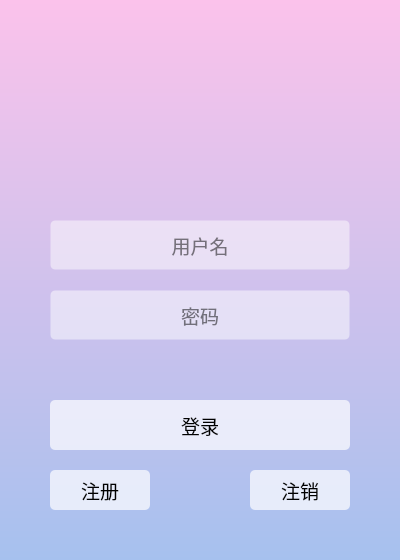
<?xml version="1.0" encoding="UTF-8"?>
<ui version="4.0">
 <class>TcpClient</class>
 <widget class="QWidget" name="TcpClient">
  <property name="geometry">
   <rect>
    <x>0</x>
    <y>0</y>
    <width>400</width>
    <height>560</height>
   </rect>
  </property>
  <property name="sizePolicy">
   <sizepolicy hsizetype="Fixed" vsizetype="Fixed">
    <horstretch>0</horstretch>
    <verstretch>0</verstretch>
   </sizepolicy>
  </property>
  <property name="minimumSize">
   <size>
    <width>400</width>
    <height>560</height>
   </size>
  </property>
  <property name="maximumSize">
   <size>
    <width>400</width>
    <height>560</height>
   </size>
  </property>
  <property name="windowTitle">
   <string>私人云盘</string>
  </property>
  <property name="autoFillBackground">
   <bool>false</bool>
  </property>
  <property name="styleSheet">
   <string notr="true"/>
  </property>
  <layout class="QGridLayout" name="gridLayout">
   <property name="leftMargin">
    <number>0</number>
   </property>
   <property name="topMargin">
    <number>0</number>
   </property>
   <property name="rightMargin">
    <number>0</number>
   </property>
   <property name="bottomMargin">
    <number>0</number>
   </property>
   <property name="horizontalSpacing">
    <number>0</number>
   </property>
   <property name="verticalSpacing">
    <number>5</number>
   </property>
   <item row="0" column="0">
    <widget class="QFrame" name="frame">
     <property name="sizePolicy">
      <sizepolicy hsizetype="Fixed" vsizetype="Fixed">
       <horstretch>0</horstretch>
       <verstretch>0</verstretch>
      </sizepolicy>
     </property>
     <property name="minimumSize">
      <size>
       <width>400</width>
       <height>560</height>
      </size>
     </property>
     <property name="maximumSize">
      <size>
       <width>400</width>
       <height>560</height>
      </size>
     </property>
     <property name="layoutDirection">
      <enum>Qt::LeftToRight</enum>
     </property>
     <property name="styleSheet">
      <string notr="true">background-color: qlineargradient(spread:pad, x1:0, y1:0, x2:0, y2:1, stop:0 rgb(251, 194, 235), stop:1 rgb(166, 193, 238));
border-radius: 0px;</string>
     </property>
     <property name="frameShape">
      <enum>QFrame::StyledPanel</enum>
     </property>
     <property name="frameShadow">
      <enum>QFrame::Raised</enum>
     </property>
     <widget class="QLineEdit" name="name_le">
      <property name="geometry">
       <rect>
        <x>50</x>
        <y>220</y>
        <width>300</width>
        <height>50</height>
       </rect>
      </property>
      <property name="sizePolicy">
       <sizepolicy hsizetype="Fixed" vsizetype="Fixed">
        <horstretch>0</horstretch>
        <verstretch>0</verstretch>
       </sizepolicy>
      </property>
      <property name="minimumSize">
       <size>
        <width>300</width>
        <height>50</height>
       </size>
      </property>
      <property name="maximumSize">
       <size>
        <width>300</width>
        <height>50</height>
       </size>
      </property>
      <property name="font">
       <font>
        <family>Consolas</family>
        <pointsize>14</pointsize>
       </font>
      </property>
      <property name="styleSheet">
       <string notr="true">QLineEdit{
border: 1px solid rgba(255, 255, 255, 0);
border-radius: 5px;
background-color: rgba(255, 255, 255, 0.5);
}

QLineEdit:hover{
border: 1px solid rgba(255, 255, 255, 0);
border-radius: 5px;
background-color: rgba(255, 255, 255, 0.7);
}</string>
      </property>
      <property name="alignment">
       <set>Qt::AlignCenter</set>
      </property>
      <property name="placeholderText">
       <string>用户名</string>
      </property>
     </widget>
     <widget class="QLineEdit" name="pwd_le">
      <property name="geometry">
       <rect>
        <x>50</x>
        <y>290</y>
        <width>300</width>
        <height>50</height>
       </rect>
      </property>
      <property name="sizePolicy">
       <sizepolicy hsizetype="Fixed" vsizetype="Fixed">
        <horstretch>0</horstretch>
        <verstretch>0</verstretch>
       </sizepolicy>
      </property>
      <property name="minimumSize">
       <size>
        <width>300</width>
        <height>50</height>
       </size>
      </property>
      <property name="maximumSize">
       <size>
        <width>300</width>
        <height>50</height>
       </size>
      </property>
      <property name="font">
       <font>
        <family>Consolas</family>
        <pointsize>14</pointsize>
       </font>
      </property>
      <property name="styleSheet">
       <string notr="true">QLineEdit{
border: 1px solid rgba(255, 255, 255, 0);
border-radius: 5px;
background-color: rgba(255, 255, 255, 0.5);
}

QLineEdit:hover{
border: 1px solid rgba(255, 255, 255, 0);
border-radius: 5px;
background-color: rgba(255, 255, 255, 0.7);
}</string>
      </property>
      <property name="echoMode">
       <enum>QLineEdit::Password</enum>
      </property>
      <property name="alignment">
       <set>Qt::AlignCenter</set>
      </property>
      <property name="placeholderText">
       <string>密码</string>
      </property>
     </widget>
     <widget class="QPushButton" name="login_pb">
      <property name="geometry">
       <rect>
        <x>50</x>
        <y>400</y>
        <width>300</width>
        <height>50</height>
       </rect>
      </property>
      <property name="sizePolicy">
       <sizepolicy hsizetype="Fixed" vsizetype="Fixed">
        <horstretch>0</horstretch>
        <verstretch>0</verstretch>
       </sizepolicy>
      </property>
      <property name="minimumSize">
       <size>
        <width>300</width>
        <height>50</height>
       </size>
      </property>
      <property name="maximumSize">
       <size>
        <width>300</width>
        <height>50</height>
       </size>
      </property>
      <property name="font">
       <font>
        <family>Arial</family>
        <pointsize>14</pointsize>
        <weight>50</weight>
        <bold>false</bold>
       </font>
      </property>
      <property name="styleSheet">
       <string notr="true">QPushButton{border-radius: 5px;background-color: rgba(255, 255, 255, 0.7);}
QPushButton:hover{border-radius: 5px;background-color: rgba(255, 255, 255, 1);}
QPushButton:pressed{border-radius: 5px;background-color: rgba(255, 255, 255, 0.7);}
</string>
      </property>
      <property name="text">
       <string>登录</string>
      </property>
     </widget>
     <widget class="QLabel" name="label">
      <property name="geometry">
       <rect>
        <x>150</x>
        <y>70</y>
        <width>100</width>
        <height>100</height>
       </rect>
      </property>
      <property name="minimumSize">
       <size>
        <width>100</width>
        <height>100</height>
       </size>
      </property>
      <property name="maximumSize">
       <size>
        <width>100</width>
        <height>100</height>
       </size>
      </property>
      <property name="styleSheet">
       <string notr="true">background-color: rgb(0,0,0,0);</string>
      </property>
      <property name="text">
       <string/>
      </property>
      <property name="alignment">
       <set>Qt::AlignCenter</set>
      </property>
      <property name="margin">
       <number>100</number>
      </property>
     </widget>
     <widget class="QPushButton" name="cancel_pb">
      <property name="geometry">
       <rect>
        <x>250</x>
        <y>470</y>
        <width>100</width>
        <height>40</height>
       </rect>
      </property>
      <property name="sizePolicy">
       <sizepolicy hsizetype="Fixed" vsizetype="Fixed">
        <horstretch>0</horstretch>
        <verstretch>0</verstretch>
       </sizepolicy>
      </property>
      <property name="minimumSize">
       <size>
        <width>100</width>
        <height>40</height>
       </size>
      </property>
      <property name="maximumSize">
       <size>
        <width>100</width>
        <height>40</height>
       </size>
      </property>
      <property name="font">
       <font>
        <family>Arial</family>
        <pointsize>14</pointsize>
        <weight>50</weight>
        <bold>false</bold>
       </font>
      </property>
      <property name="styleSheet">
       <string notr="true">QPushButton{
border-radius: 5px;
background-color: rgba(255, 255, 255, 0.7);
}

QPushButton:hover{
border-radius: 5px;
background-color: rgba(255, 255, 255, 1);
}

QPushButton:pressed{
border-radius: 5px;
background-color: rgba(255, 255, 255, 0.5);
}
</string>
      </property>
      <property name="text">
       <string>注销</string>
      </property>
     </widget>
     <widget class="QPushButton" name="regist_pb">
      <property name="geometry">
       <rect>
        <x>50</x>
        <y>470</y>
        <width>100</width>
        <height>40</height>
       </rect>
      </property>
      <property name="sizePolicy">
       <sizepolicy hsizetype="Fixed" vsizetype="Fixed">
        <horstretch>0</horstretch>
        <verstretch>0</verstretch>
       </sizepolicy>
      </property>
      <property name="minimumSize">
       <size>
        <width>100</width>
        <height>40</height>
       </size>
      </property>
      <property name="maximumSize">
       <size>
        <width>100</width>
        <height>40</height>
       </size>
      </property>
      <property name="font">
       <font>
        <family>Arial</family>
        <pointsize>14</pointsize>
        <weight>50</weight>
        <bold>false</bold>
       </font>
      </property>
      <property name="styleSheet">
       <string notr="true">QPushButton{
border-radius: 5px;
background-color: rgba(255, 255, 255, 0.7);
}

QPushButton:hover{
border-radius: 5px;
background-color: rgba(255, 255, 255, 1);
}

QPushButton:pressed{
border-radius: 5px;
background-color: rgba(255, 255, 255, 0.5);
}
</string>
      </property>
      <property name="text">
       <string>注册</string>
      </property>
     </widget>
    </widget>
   </item>
  </layout>
 </widget>
 <layoutdefault spacing="6" margin="11"/>
 <resources/>
 <connections/>
</ui>
